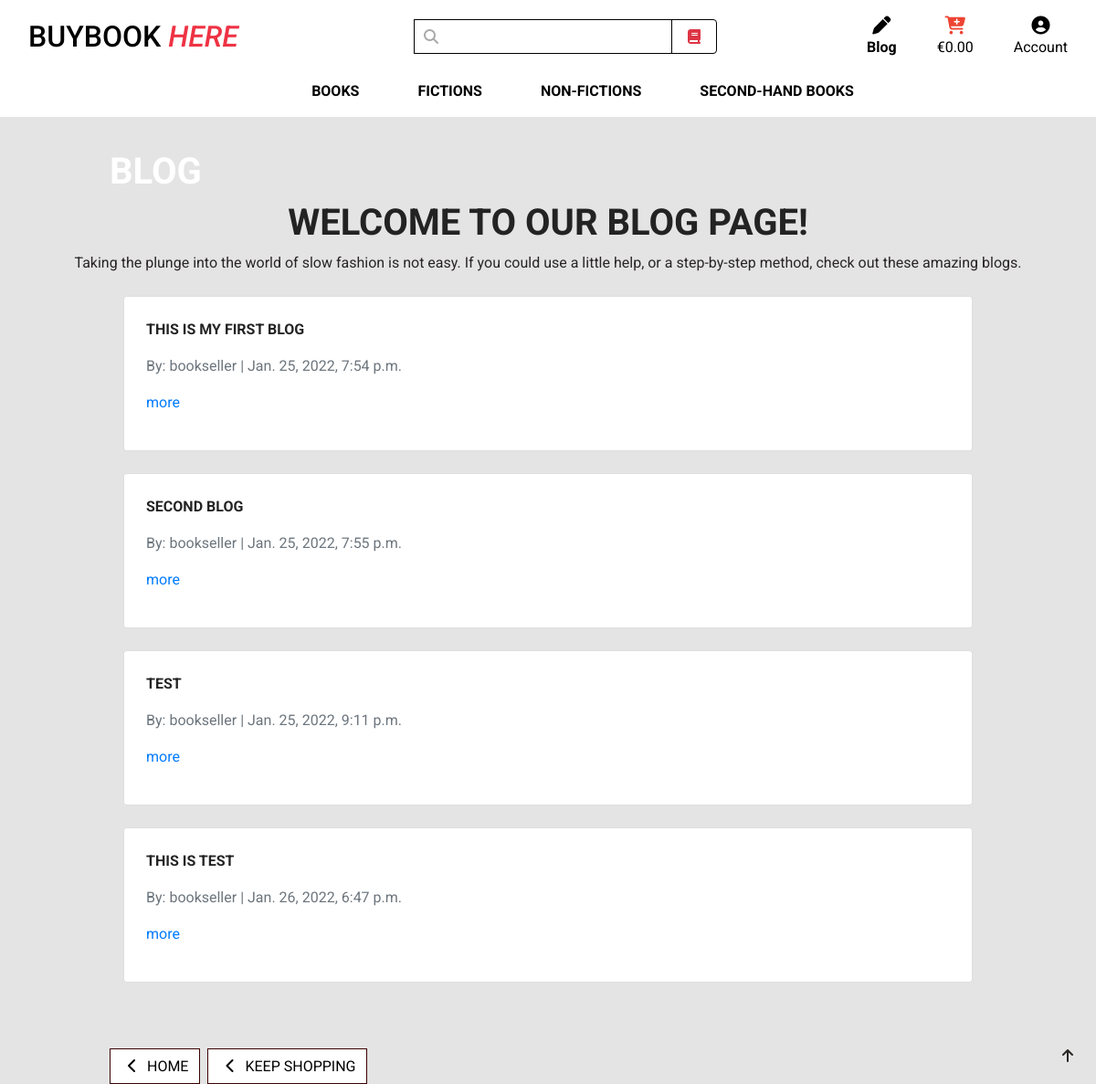
The page /blog/ on the database as committed earlier.
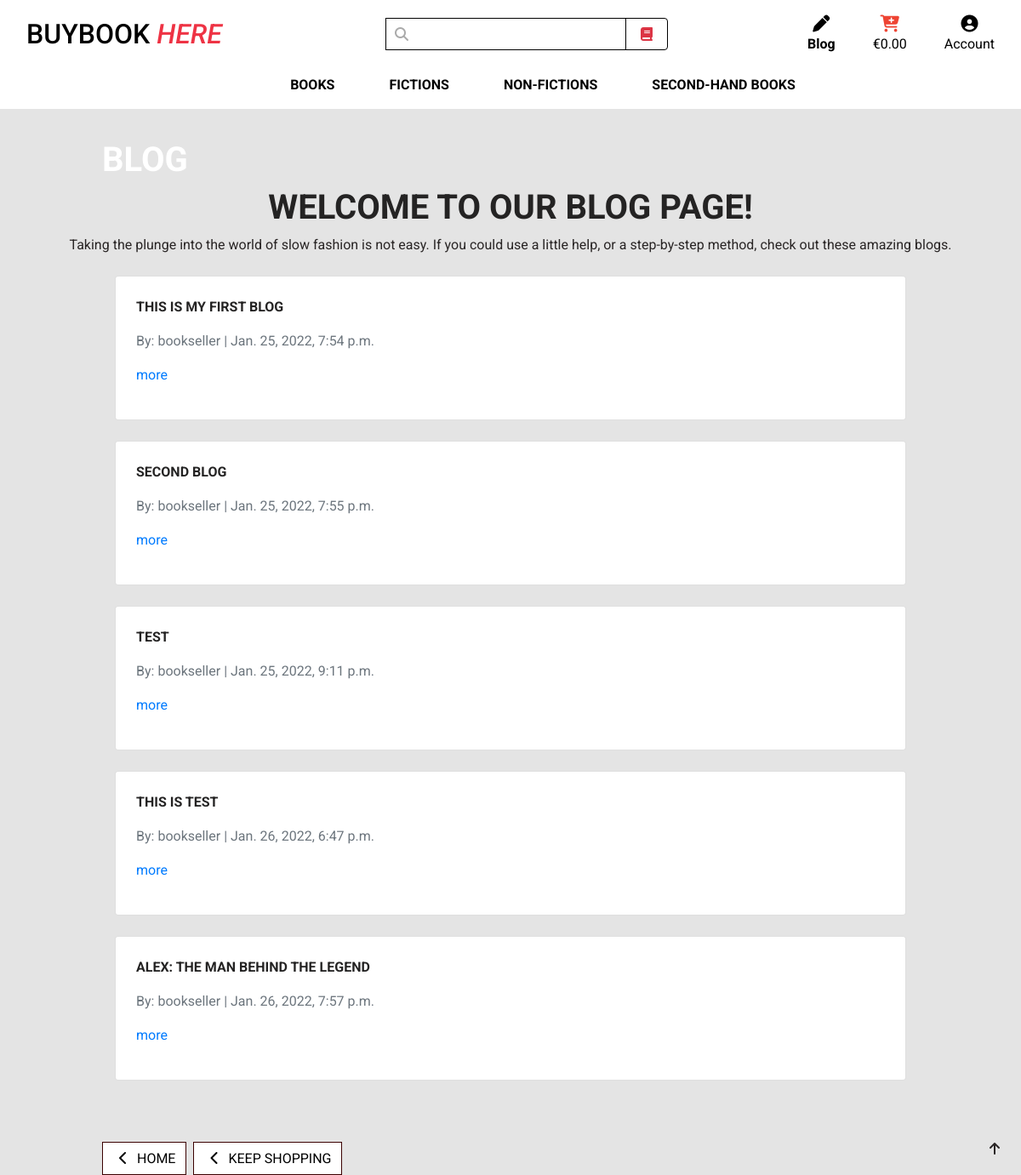
The same page on the database as committed later.
### blog/models.py (models this page shows, shortened)
class Blog(models.Model):
    title = models.CharField(max_length=200, unique=True)
    body = models.TextField(blank=False, null=False,
                            default="body")
    image = models.ImageField(blank=True, null=True)
    image_url = models.URLField(max_length=1024, null=True, blank=True)
    author = models.ForeignKey(User, on_delete=models.CASCADE)
    published_date = models.DateTimeField(auto_now_add=True)

### blog/views.py (the view)
# urls.py: path('', views.blog, name='blog'),
def blog(request):
    blogs = Blog.objects.all()
    context = {
        'blogs': blogs,
    }
    return render(request, 'blog/blog.html', context)

### bag/contexts.py (called while the page is built, shortened)
def bag_contents(request):
    bag_items = []
    total = 0
    book_count = 0
    bag = request.session.get('bag', {})
    if total < settings.FREE_DELIVERY_THRESHOLD:
        delivery = total * Decimal(settings.STANDARD_DELIVERY_PERCENTAGE / 100)
        free_delivery_delta = settings.FREE_DELIVERY_THRESHOLD - total
    else:
        delivery = 0
        free_delivery_delta = 0
    grand_total = delivery + total
    context = {
        'bag_items': bag_items,
        'total': total,
        'book_count': book_count,
        'delivery': delivery,
        'free_delivery_delta': free_delivery_delta,
        'free_delivery_threshold': settings.FREE_DELIVERY_THRESHOLD,
        'grand_total': grand_total,
    }
    return context

### blog/templates/blog/blog.html (shortened to what this page needs)
{% extends "base.html" %}
{% load static %}
{% block page_header %}
    <div class="container header-container">
    </div>
{% endblock %}
{% block content %}
    <div class="overlay"></div>
    <div class="container">
   <div class="row">
      <h1 class="logo-font blog-headline img-fluid font-weight-bold text-white">Blog</h1>
   </div>
</div>
<div class="col-12 text-center welcome-blog-text">
   <h1 class="logo-font text-uppercase font-weight-bold text-olive ">Welcome To Our Blog Page!</h1>
   <p>Taking the plunge into the world of slow fashion is not easy.
      If you could use a little help, or a step-by-step method, check out these amazing blogs.</p>
</div>
<div class="container blog-container">
   <div class="card-style-blog">
      <div class="blog-card-body">
         {% for blog in blogs %}
         <div class="card p-4 my-4">
            <p class="font-weight-bold text-uppercase logo-font">{{ blog.title }}</p>
            <p class="text-muted">By: {{ blog.author }} | {{ blog.published_date }}</p>
            <p>{{ blog.intro|truncatechars:150 }}<a href="{% url 'blog_detail' blog.id %}" class="read-on-text">more</a>
            </p>
         </div>
         {% endfor %}
      </div>
   </div>
<div class="row blog-page-btns">
  <div class="text-right mr-2">
     <a href="{% url 'home' %}" class="btn btn-outline-black rounded-0 mt-5">
        <span class="icon">
           <i class="fas fa-chevron-left"></i>
        </span>
        <span class="text-uppercase">Home</span>
     </a>
  </div>
  <div class="text-left">
     <a href="{% url 'books' %}" class="btn btn-outline-black rounded-0 mt-5">
        <span class="icon">
           <i class="fas fa-chevron-left"></i>
        </span>
        <span class="text-uppercase">Keep Shopping</span>
     </a>
  </div>
</div>
</div>
<div class="btt-button">
  <a class="btt-link d-flex h-100">
     <i class="fas fa-arrow-up white-arrow mx-auto my-auto"></i>
  </a>
</div>
{% endblock %}

Rows that differ between the two databases and show on the page:
added Blog: title "ALEX: THE MAN BEHIND THE LEGEND", author "bookseller", published_date "Jan. 26, 2022, 7:57 p.m."
